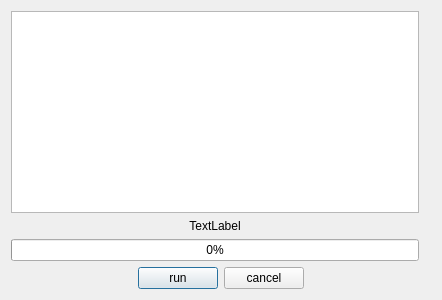
<?xml version="1.0" encoding="UTF-8"?>
<ui version="4.0">
 <class>MarketProcess</class>
 <widget class="QDialog" name="MarketProcess">
  <property name="geometry">
   <rect>
    <x>0</x>
    <y>0</y>
    <width>442</width>
    <height>300</height>
   </rect>
  </property>
  <property name="windowTitle">
   <string>Dialog</string>
  </property>
  <layout class="QGridLayout" name="gridLayout">
   <item row="1" column="0">
    <widget class="QTextBrowser" name="textBrowser"/>
   </item>
   <item row="3" column="0">
    <widget class="QLabel" name="itemNameLabel">
     <property name="text">
      <string>TextLabel</string>
     </property>
     <property name="alignment">
      <set>Qt::AlignCenter</set>
     </property>
    </widget>
   </item>
   <item row="6" column="0" colspan="3">
    <layout class="QHBoxLayout" name="horizontalLayout">
     <item>
      <spacer name="horizontalSpacer_2">
       <property name="orientation">
        <enum>Qt::Horizontal</enum>
       </property>
       <property name="sizeHint" stdset="0">
        <size>
         <width>40</width>
         <height>20</height>
        </size>
       </property>
      </spacer>
     </item>
     <item>
      <widget class="QPushButton" name="runButton">
       <property name="text">
        <string>run</string>
       </property>
      </widget>
     </item>
     <item>
      <widget class="QPushButton" name="cancelButton">
       <property name="text">
        <string>cancel</string>
       </property>
      </widget>
     </item>
     <item>
      <spacer name="horizontalSpacer">
       <property name="orientation">
        <enum>Qt::Horizontal</enum>
       </property>
       <property name="sizeHint" stdset="0">
        <size>
         <width>40</width>
         <height>20</height>
        </size>
       </property>
      </spacer>
     </item>
    </layout>
   </item>
   <item row="4" column="0">
    <widget class="QProgressBar" name="progressBar">
     <property name="value">
      <number>0</number>
     </property>
     <property name="alignment">
      <set>Qt::AlignLeading|Qt::AlignLeft|Qt::AlignVCenter</set>
     </property>
     <property name="textVisible">
      <bool>true</bool>
     </property>
     <property name="orientation">
      <enum>Qt::Horizontal</enum>
     </property>
     <property name="invertedAppearance">
      <bool>false</bool>
     </property>
    </widget>
   </item>
  </layout>
 </widget>
 <resources/>
 <connections>
  <connection>
   <sender>runButton</sender>
   <signal>clicked()</signal>
   <receiver>MarketProcess</receiver>
   <slot>runButtonClicked()</slot>
   <hints>
    <hint type="sourcelabel">
     <x>86</x>
     <y>278</y>
    </hint>
    <hint type="destinationlabel">
     <x>127</x>
     <y>149</y>
    </hint>
   </hints>
  </connection>
  <connection>
   <sender>cancelButton</sender>
   <signal>clicked()</signal>
   <receiver>MarketProcess</receiver>
   <slot>cancelButtonClicked()</slot>
   <hints>
    <hint type="sourcelabel">
     <x>167</x>
     <y>278</y>
    </hint>
    <hint type="destinationlabel">
     <x>127</x>
     <y>149</y>
    </hint>
   </hints>
  </connection>
 </connections>
 <slots>
  <slot>runButtonClicked()</slot>
  <slot>cancelButtonClicked()</slot>
 </slots>
</ui>
